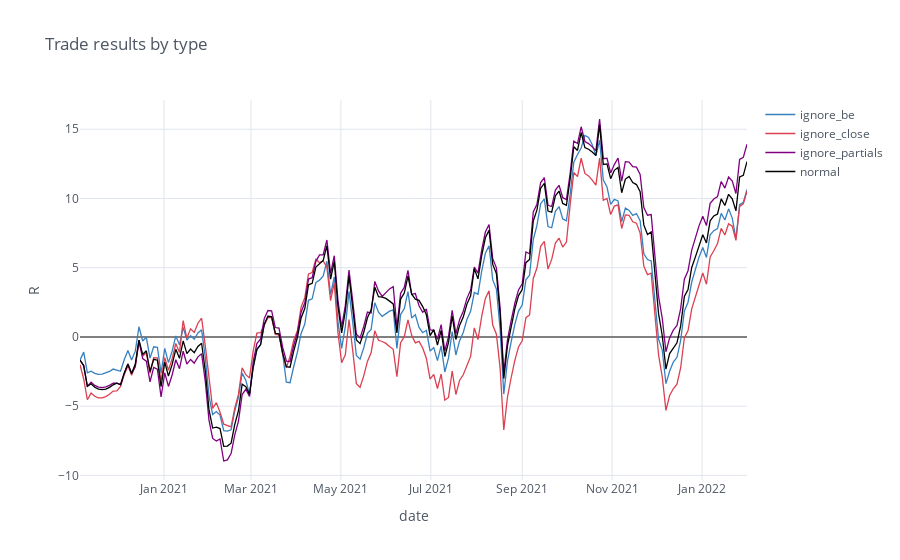

Write notebook code for a chart like this one.
### Code cell
interpolated = get_attr_multi(multi, 'result').cumsum().resample('3600T').mean().interpolate(method='spline', order=3)
interpolated.iplot(kind='scatter', fill=False, title='Trade results by type', yTitle='R', 
    xTitle='date', opacity=1, zerolinecolor='grey', colors='blue red purple black'.split(' '))
del interpolated

### Figure 1 — Plotly figure (JSON) as saved in the notebook; plotly's stock layout.template omitted (floating-point values rounded to 4 significant figures; data arrays with more than 128 entries replaced by an {"elided": "..."} marker saying what was removed)
{"data": [{"line": {"color": "rgba(55, 128, 191, 1.0)", "dash": "solid", "shape": "linear", "width": 1.3}, "mode": "lines", "name": "ignore_be", "text": "", "type": "scatter", "x": {"elided": "182 str values"}, "y": {"elided": "182 float values"}}, {"line": {"color": "rgba(219, 64, 82, 1.0)", "dash": "solid", "shape": "linear", "width": 1.3}, "mode": "lines", "name": "ignore_close", "text": "", "type": "scatter", "x": {"elided": "182 str values"}, "y": {"elided": "182 float values"}}, {"line": {"color": "rgba(128, 0, 128, 1.0)", "dash": "solid", "shape": "linear", "width": 1.3}, "mode": "lines", "name": "ignore_partials", "text": "", "type": "scatter", "x": {"elided": "182 str values"}, "y": {"elided": "182 float values"}}, {"line": {"color": "rgba(0, 0, 0, 1.0)", "dash": "solid", "shape": "linear", "width": 1.3}, "mode": "lines", "name": "normal", "text": "", "type": "scatter", "x": {"elided": "182 str values"}, "y": {"elided": "182 float values"}}], "layout": {"legend": {"bgcolor": "#FFFFFF", "font": {"color": "#4D5663"}}, "paper_bgcolor": "#FFFFFF", "plot_bgcolor": "#FFFFFF", "title": {"font": {"color": "#4D5663"}, "text": "Trade results by type"}, "xaxis": {"gridcolor": "#E1E5ED", "showgrid": true, "tickfont": {"color": "#4D5663"}, "title": {"font": {"color": "#4D5663"}, "text": "date"}, "zerolinecolor": "grey"}, "yaxis": {"gridcolor": "#E1E5ED", "showgrid": true, "tickfont": {"color": "#4D5663"}, "title": {"font": {"color": "#4D5663"}, "text": "R"}, "zerolinecolor": "grey"}}}
